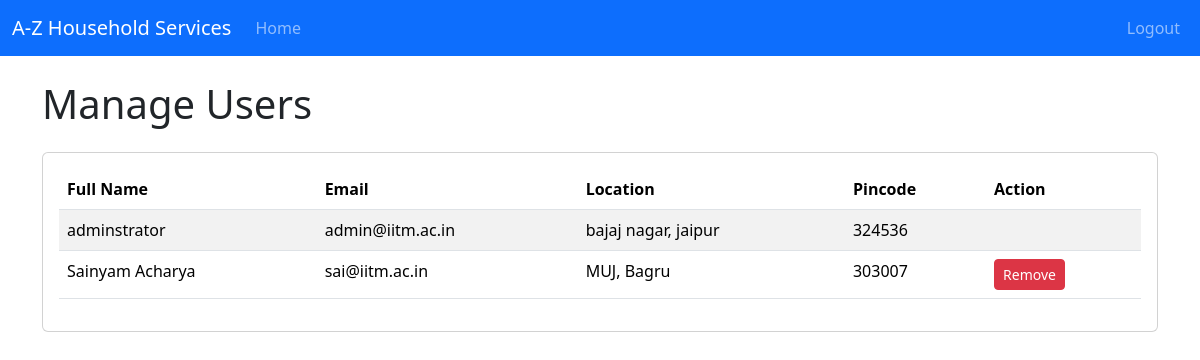
Page /admin/manage_users on the earlier database version.
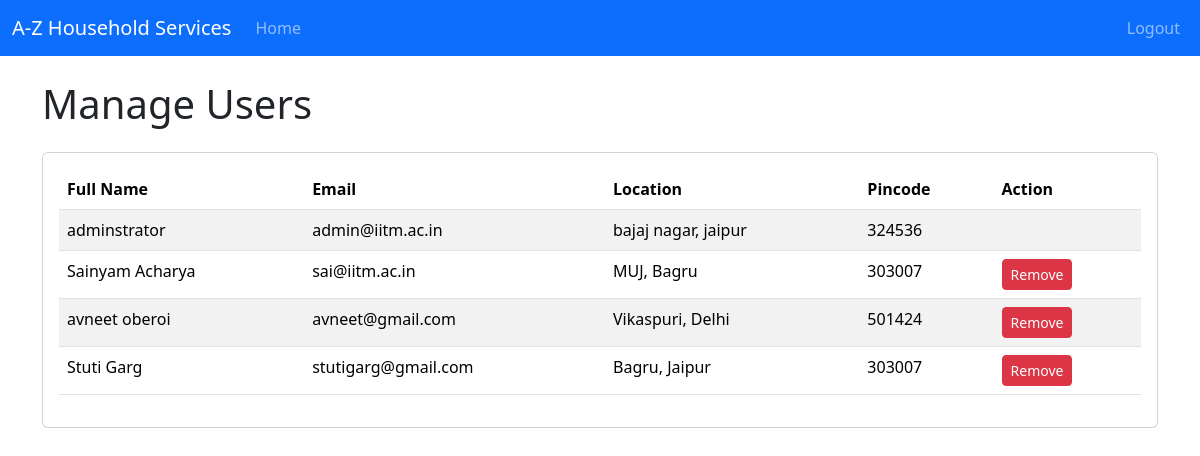
Same page on the later database version.
### backend/models.py (models this page shows)
class User(db.Model):
    __tablename__ = 'user'
    id = db.Column(db.Integer, primary_key=True)
    email = db.Column(db.String(120), unique=True, nullable=False)
    password = db.Column(db.String(120), nullable=False)
    role = db.Column(db.Integer, default=1)  # 1 for customer, 2 for professional, 0 for admin
    full_name = db.Column(db.String(120), nullable=False)
    address = db.Column(db.String(255), nullable=False)
    pincode = db.Column(db.Integer, nullable=False)
    service_requests = db.relationship('ServiceRequest',cascade="all,delete", backref='user', lazy='dynamic') #lazy is a server property

### backend/controllers.py (the view)
@app.route('/admin/manage_users', methods=["GET"])
def admin_manage_users():
    users=get_users()  #fetching all users
    admin = User.query.filter_by(role=0).first()  # fetching admin
    return render_template("admin_manage_users.html", users=users, admin=admin)

### backend/controllers.py (called while the page is built)
def get_users():
    users=User.query.all()
    return users

### templates/admin_manage_users.html (shortened to what this page needs)
{% extends "base_dashboard.html" %}
{% block dashboard_content %}
<h1 class="mb-4">Manage Users</h1>
<div class="card">
    <div class="card-body">
        <div class="table-responsive">
            <table class="table table-striped table-hover">
                <thead>
                    <tr>
                        <th>Full Name</th>
                        <th>Email</th>
                        <th>Location</th>
                        <th>Pincode</th>
                        <th>Action</th>
                    </tr>
                </thead>
                <tbody>
                    {% for user in users %}
                    <tr>
                        <td>{{ user.full_name }}</td>
                        <td>{{ user.email }}</td>
                        <td>{{ user.address }}</td>
                        <td>{{ user.pincode }}</td>
                        <td>
                            {% if user.id != admin.id %}
                            <form action="{{ url_for('admin_remove_user', user_id=user.id) }}" method="POST" onsubmit="return confirm('Are you sure you want to remove this user?');">
                                <button type="submit" class="btn btn-danger btn-sm">Remove</button>
                            </form>
                            {% endif %}
                        </td>
                    </tr>
                    {% endfor %}
                </tbody>
            </table>
        </div>
    </div>
</div>
{% endblock %}

Differences in the rows shown:
added User: full_name "avneet oberoi", email "avneet@gmail.com", address "Vikaspuri, Delhi", pincode "501424"
added User: full_name "Stuti Garg", email "stutigarg@gmail.com", address "Bagru, Jaipur", pincode "303007"
